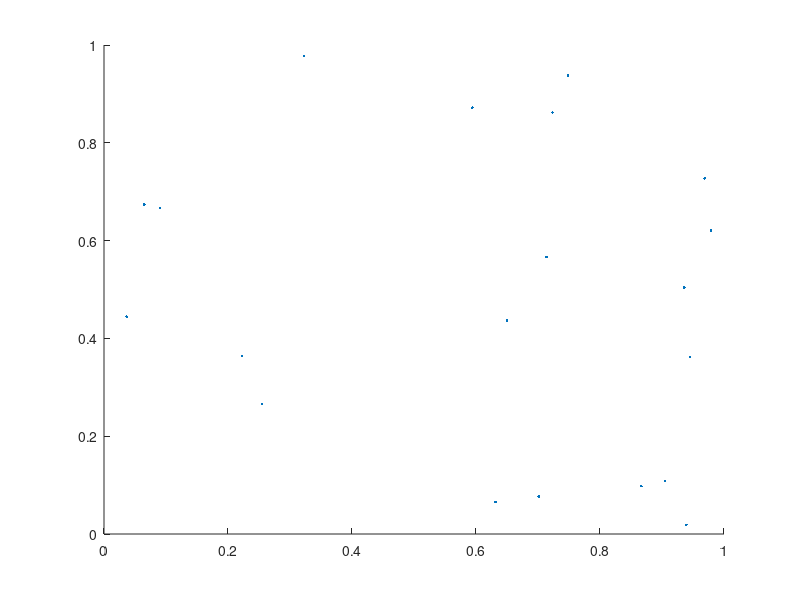

Here is the MATLAB script that generated this plot: (Note: this script raises an error after producing the figure.)
clearvars
clc
clf
f = figure(1);

zoom on
zoom off
a = rand(20,2);
p = scatter(a(:,1),a(:,2),'.');
p.CData = ones(20,1)*[0 0 1];

axHist = figCont;
axHist.h_handle = get(p,'Parent');
axHist.f_handle = f;
axHist.p_handle = p;
axHist.zoomHistory = [axHist.h_handle.XLim axHist.h_handle.YLim];

axHist.xyData = a;
axHist.dataSelectedHistory = false(size(a,1),1);
set(axHist.f_handle,'Units','normalize');
set(axHist.h_handle,'Units','normalize');
% set(p,'HitTest','off');

set(axHist.f_handle,'KeyPressFcn',@(src,evt)myhotkey1p(src,evt,axHist),'KeyReleaseFcn',@(src,evt)myhotkey1r(src,evt,axHist),...
    'WindowButtonMotionFcn','');

